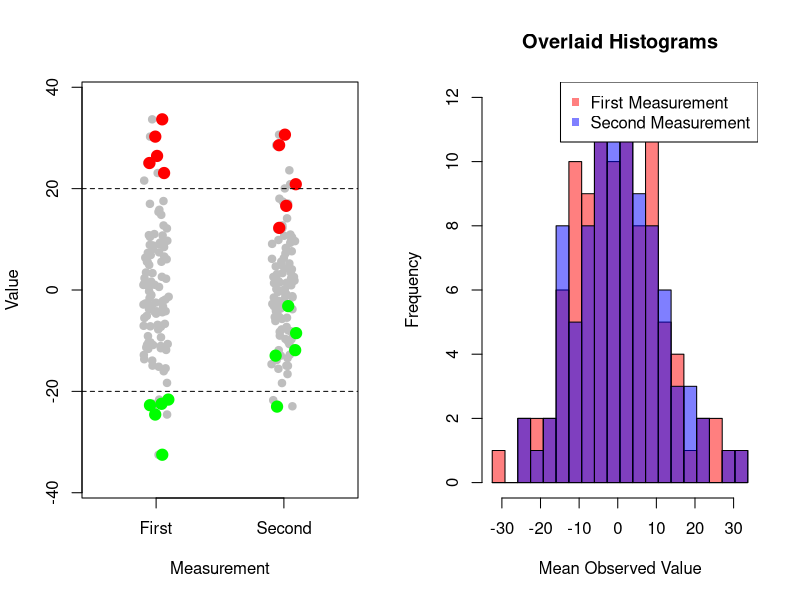

Recreate this plot in R.
# Simulate sum of two distributions for n people
# 
# For each of n people:
#   1. Draw a value from Normal(mean1, sd1)
#   2. Draw a value from Normal(mean2, sd2)
#   3. Store the sum of the two values

# Parameters - edit these values

# Underlying variation
n <- 100
mean_property <- 0
sd_property <- 10

mean_noise <- 0
sd_noise <- 20

# Number of repeated noisy observations per person
n_replicates <- 10
# Selected extremes
n_extremes <- 5
# Study inclusion criterion
inclusion_criterion <- 20

# Draw n underlying true values
real_values <- rnorm(n, mean = mean_property, sd = sd_property)

# For each person, draw n_replicates noise values
noise_matrix1 <- matrix(rnorm(n * n_replicates, mean = mean_noise, sd = sd_noise), nrow = n, ncol = n_replicates)
# For each person and each replicate, compute the noisy observed value
observed_matrix1 <- real_values + noise_matrix1

# For each person, draw n_replicates noise values
noise_matrix2 <- matrix(rnorm(n * n_replicates, mean = mean_noise, sd = sd_noise), nrow = n, ncol = n_replicates)
# For each person and each replicate, compute the noisy observed value
observed_matrix2 <- real_values + noise_matrix2

# Average across columns (replicates) for each person
mean_observed1 <- rowMeans(observed_matrix1)
mean_observed2 <- rowMeans(observed_matrix2)

rg <- ceiling(max(abs(c(mean_observed1, mean_observed2))) * 1.1)

# Get indices of extremes
lowest_indices <- order(mean_observed1)[1:n_extremes]
highest_indices <- tail(order(mean_observed1), n_extremes)

par(mfrow=c(1,2))

# Plot mean_observed1 at x=1 and mean_observed2 at x=2 with jitter
# All dots gray, lowest in green, highest in red
plot(c(1, 2), range(c(mean_observed1, mean_observed2)), type = "n",
     xlab = "Measurement", ylab = "Value", xaxt = "n", xlim = c(0.5, 2.5), ylim = c(-rg, rg))

# All points in gray
points(jitter(rep(1, n), amount = 0.1), mean_observed1, pch = 19, col = "gray")
points(jitter(rep(2, n), amount = 0.1), mean_observed2, pch = 19, col = "gray")

# Highlight lowest and highest indices
points(jitter(rep(1, n_extremes), amount = 0.1), mean_observed1[lowest_indices], pch = 19, col = "green", cex = 1.5)
points(jitter(rep(2, n_extremes), amount = 0.1), mean_observed2[lowest_indices], pch = 19, col = "green", cex = 1.5)
points(jitter(rep(1, n_extremes), amount = 0.1), mean_observed1[highest_indices], pch = 19, col = "red", cex = 1.5)
points(jitter(rep(2, n_extremes), amount = 0.1), mean_observed2[highest_indices], pch = 19, col = "red", cex = 1.5)

axis(1, at = 1:2, labels = c("First", "Second"))

abline(h = -inclusion_criterion, col = "black", lty = 2)
abline(h = inclusion_criterion, col = "black", lty = 2)

# Histogram of the two sets of 100 measurements, overlaid
# Use the same breaks for both histograms
all_values <- c(mean_observed1, mean_observed2)
common_breaks <- seq(min(all_values), max(all_values), length.out = 21)

hist(mean_observed1, breaks = common_breaks, col = rgb(1, 0, 0, 0.5),
     xlab = "Mean Observed Value", main = "Overlaid Histograms")
hist(mean_observed2, breaks = common_breaks, col = rgb(0, 0, 1, 0.5), add = TRUE)
legend("topright", legend = c("First Measurement", "Second Measurement"),
       col = c(rgb(1, 0, 0, 0.5), rgb(0, 0, 1, 0.5)), pch = 15)
